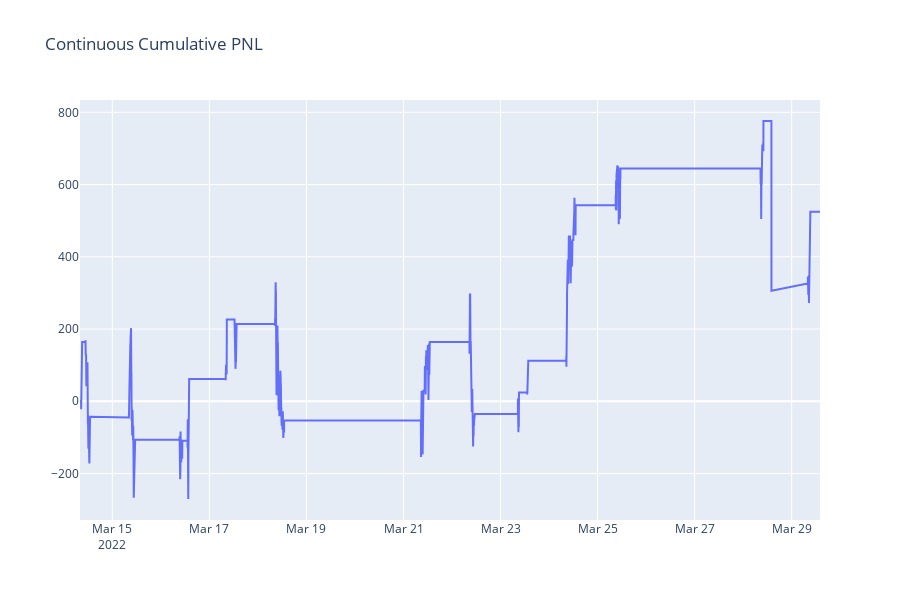

The notebook cell this image was saved under:
### Code cell
fig = go.Figure(go.Scatter(x=pnl.index, y= pnl.cumsum()))
fig.update_layout(title = "Continuous Cumulative PNL", height = 600)

### Figure 1 — Plotly figure (JSON) as saved in the notebook; plotly's stock layout.template omitted (floating-point values rounded to 4 significant figures; data arrays with more than 128 entries replaced by an {"elided": "..."} marker saying what was removed)
{"data": [{"type": "scatter", "x": {"elided": "4332 str values"}, "y": {"elided": "4332 float values"}}], "layout": {"height": 600, "title": {"text": "Continuous Cumulative PNL"}}}
